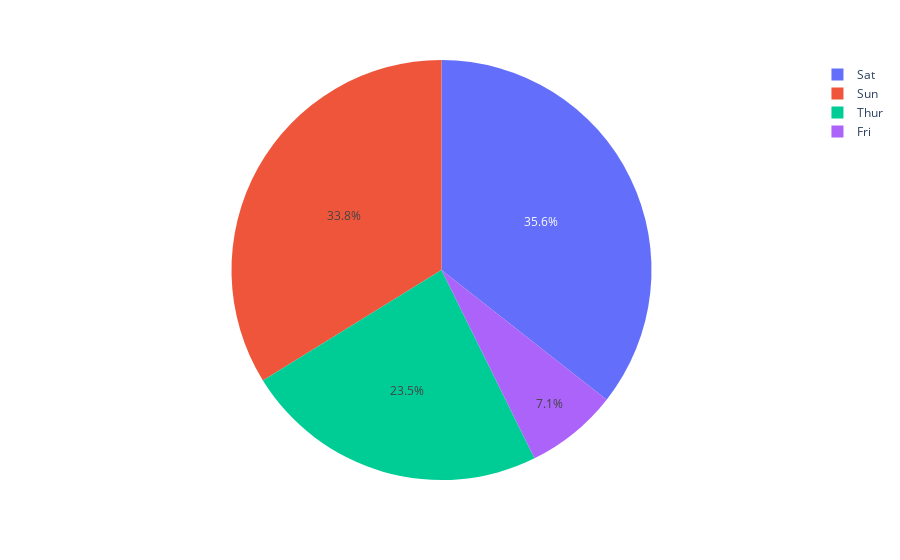

Notebook cell for this chart:
### Markdown cell above
### Piechart

### Code cell
import plotly.express as px

fig = px.pie(restaurant, values='tip', names='day')
fig.show()

### Figure 1 — Plotly figure (JSON) as saved in the notebook; plotly's stock layout.template omitted (floating-point values rounded to 4 significant figures; data arrays with more than 128 entries replaced by an {"elided": "..."} marker saying what was removed)
{"data": [{"domain": {"x": [0, 1], "y": [0, 1]}, "hovertemplate": "day=%{label}<br>tip=%{value}<extra></extra>", "labels": {"elided": "244 str values"}, "legendgroup": "", "name": "", "showlegend": true, "type": "pie", "values": {"elided": "244 float values"}}], "layout": {"legend": {"tracegroupgap": 0}, "margin": {"t": 60}}}
